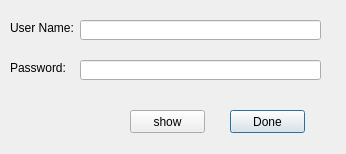
<?xml version="1.0" encoding="UTF-8"?>
<ui version="4.0">
 <class>Dialog</class>
 <widget class="QDialog" name="Dialog">
  <property name="geometry">
   <rect>
    <x>0</x>
    <y>0</y>
    <width>346</width>
    <height>154</height>
   </rect>
  </property>
  <property name="windowTitle">
   <string>Dialog</string>
  </property>
  <widget class="QLabel" name="label">
   <property name="geometry">
    <rect>
     <x>10</x>
     <y>20</y>
     <width>71</width>
     <height>16</height>
    </rect>
   </property>
   <property name="text">
    <string>User Name: </string>
   </property>
  </widget>
  <widget class="QPushButton" name="doneButton">
   <property name="geometry">
    <rect>
     <x>230</x>
     <y>110</y>
     <width>75</width>
     <height>23</height>
    </rect>
   </property>
   <property name="text">
    <string>Done</string>
   </property>
  </widget>
  <widget class="QPushButton" name="showButton">
   <property name="geometry">
    <rect>
     <x>130</x>
     <y>110</y>
     <width>75</width>
     <height>23</height>
    </rect>
   </property>
   <property name="text">
    <string>show</string>
   </property>
  </widget>
  <widget class="QLineEdit" name="userNameEntry">
   <property name="geometry">
    <rect>
     <x>80</x>
     <y>20</y>
     <width>241</width>
     <height>20</height>
    </rect>
   </property>
  </widget>
  <widget class="QLineEdit" name="passwordEntry">
   <property name="geometry">
    <rect>
     <x>80</x>
     <y>60</y>
     <width>241</width>
     <height>20</height>
    </rect>
   </property>
   <property name="echoMode">
    <enum>QLineEdit::Password</enum>
   </property>
  </widget>
  <widget class="QLabel" name="label_2">
   <property name="geometry">
    <rect>
     <x>10</x>
     <y>60</y>
     <width>71</width>
     <height>16</height>
    </rect>
   </property>
   <property name="text">
    <string>Password: </string>
   </property>
  </widget>
 </widget>
 <resources/>
 <connections/>
</ui>
